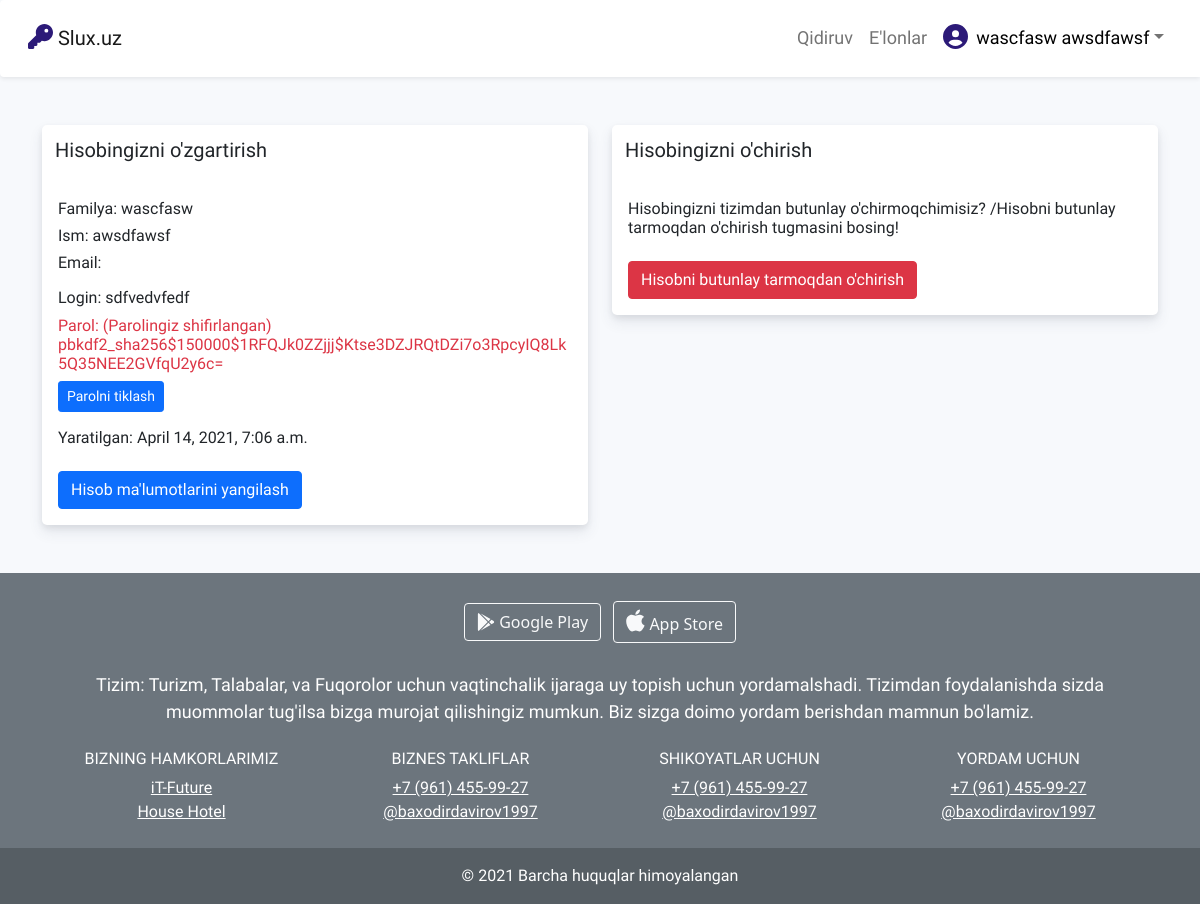
Screenshot of /settings/ (signed in) with the database file from the repository.
### administrator/models.py (models this page shows)
class User(AbstractUser):
    last_name = models.CharField(max_length=100)
    first_name = models.CharField(max_length=100)
    email = models.CharField(max_length=100)
    addd = models.ManyToManyField(to='search.Announcement', related_name='announcement_add', blank=True)
    class Meta:
        verbose_name = '1. All users Database'
        verbose_name_plural = '1. All users Database'

### administrator/views.py (the view)
# urls.py: path('settings/', views.settings, name='settings'),
def settings(request):
    return render(request, 'account/settings.html')

### administrator/templates/account/settings.html (shortened to what this page needs)
{% extends 'base.html' %}
{% load static %}
{% block style %}
<link rel="stylesheet" type="text/css" href="{% static 'style/account.css' %}">
{% endblock %}
{% block content %}
{% if user.is_active %}
<header style="border-radius: 0px; font-family: 'Baloo Chettan 2';">
  <nav class="navbar navbar-expand-lg navbar-light bg-light shadow-sm p-3 bg-body rounded-start">
    <div class="container-fluid">
      <a class="navbar-brand landing-brand account_text" href="{% url 'account' %}">
        <i class="fas fa-key account_logatip"></i>
      Slux.uz
      </a>
      <div class="collapse navbar-collapse" id="navbarSupportedContent">
      <ul class="navbar-nav ms-auto mb-2 mb-lg-0">
        <li class="nav-item  account_menu_text18"><a class="nav-link" aria-current="page" href="{% url 'account' %}">Qidiruv</a>
        </li>
        <li class="nav-item  account_menu_text18"><a class="nav-link" aria-current="page" href="{% url 'announcement' %}">E'lonlar</a>
        </li>
        {% if request.user.householder.householder_image != "" %}
        <li class="nav-item profile_style"><a class="nav-link active" aria-current="page" href="{% url 'account' %}" style="margin-right: 0; padding-right: 0px;"><img src="{{request.user.householder.householder_image.url}}" alt="mdo" width="32" height="32" class="rounded-circle"></a>
        </li>
        {% else %}
        <li class="nav-item profile_style"><a class="nav-link active" aria-current="page" href="{% url 'account' %}" style="margin-right: 0; padding-right: 0px;"><i class="fas fa-user-circle account_logatip"></i></a>
        </li>
        {% endif %}
         <li class="nav-item dropdown ms-auto account_menu_text18 menu_style">
        <a class="nav-link dropdown-toggle" href="#" id="navbarDropdownMenuLink" role="button" data-bs-toggle="dropdown" aria-expanded="false"> <font class="fw-normal" color="black"> {{request.user.last_name}} {{request.user.first_name}}</font></a>
    </li>
    </ul>
  </div>
  </div>
  </nav>
</header>
<div class="container-fluid mt-5">
<div class="container">
<div class="row">
<div class="col-lg-6 mb-5">
<div class="baxodir_account_card bg-white">
<div class="baxodir_account_card_header">
<h5 class="card-title baxodir_account_standart_text_bold">Hisobingizni o'zgartirish</h5>
</div>
<div class="card-body">
<h6 class="card-title baxodir_account_standart_text">Familya: {{request.user.last_name}}</h6>
<h6 class="card-title baxodir_account_standart_text">Ism: {{request.user.first_name}}</h6>
<h6 class="card-title baxodir_account_standart_text">Email: {{request.user.email}}</h6>
<h6 class="card-title baxodir_account_standart_text mt-3">Login: {{request.user.username}}</h6>
<h6 class="card-title baxodir_account_standart_text text-break text-danger">Parol: (Parolingiz shifirlangan) {{request.user.password}}</h6>
<a href="{% url 'password_reset' %}">
<button type="button" class="btn btn-primary btn-sm">Parolni tiklash</button>
</a>
<h6 class="card-title baxodir_account_standart_text mt-3">Yaratilgan:  {{request.user.date_joined}}</h6>
<a href="{% if request.user.householder.pub_date != '' %}{% url 'account_update' user.id %}{% else %}#{% endif %}" class="btn btn-primary mt-3 baxodir_account_standart_text">Hisob ma'lumotlarini yangilash</a>
</div>
</div>
</div>
<div class="col-lg-6 mb-5">
<div class="baxodir_account_card bg-white">
<div class="baxodir_account_card_header">
<h5 class="card-title baxodir_account_standart_text_bold">Hisobingizni o'chirish</h5>
</div>
<div class="card-body">
<h6 class="card-title baxodir_account_standart_text">Hisobingizni tizimdan butunlay o'chirmoqchimisiz? /Hisobni butunlay tarmoqdan o'chirish tugmasini bosing! </h6>
<a href="{% url 'delete_account' request.user.id %}" class="btn btn-danger mt-3 baxodir_account_standart_text">Hisobni butunlay tarmoqdan o'chirish</a>
</div>
</div>
</div>
</div>
</div>
</div>
{% endif %}
{% endblock %}
{% block footer %}
{% if user.is_active %}
<footer class="bg-secondary text-center text-white">
<div class="container p-4">
<section class="mb-4">
<a class="btn btn-outline-light btn-floating m-1" href="#" role="button"><i class="fab fa-google-play" style="font-size: 18px;"></i> Google Play</a>
<a class="btn btn-outline-light btn-floating m-1" href="#" role="button"
><i class="fab fa-apple" style="font-size: 25px;"></i> App Store</a>
</section>
<section class="mb-4">
<p  style="font-family: 'Baloo Chettan 2', cursive; font-size: 18px;">
        Tizim: Turizm, Talabalar, va Fuqorolor uchun vaqtinchalik ijaraga uy topish uchun yordamalshadi. Tizimdan foydalanishda sizda muommolar tug'ilsa bizga murojat qilishingiz mumkun. Biz sizga doimo yordam berishdan mamnun bo'lamiz.</p>
    </section>
<section class="">
<div class="row">
<div class="col-lg-3 col-md-6 mb-4 mb-md-0" style="font-family: 'Baloo Chettan 2', cursive;">
<h6 class="text-uppercase">Bizning hamkorlarimiz</h6>
<ul class="list-unstyled mb-0">
<li>
<a href="#!" class="text-white">iT-Future</a>
</li>
<li>
<a href="#!" class="text-white">House Hotel</a>
</li>
</ul>
</div>
<div class="col-lg-3 col-md-6 mb-4 mb-md-0" style="font-family: 'Baloo Chettan 2', cursive;">
<h6 class="text-uppercase">Biznes takliflar</h6>
<ul class="list-unstyled mb-0">
<li>
<a href="tel:{{f.phone_numer}}" class="text-white">+7 (961) 455-99-27</a>
</li>
<li>
<a href="https://t.me/baxodirdavirov1997" class="text-white">@baxodirdavirov1997</a>
</li>
</ul>
</div>
<div class="col-lg-3 col-md-6 mb-4 mb-md-0" style="font-family: 'Baloo Chettan 2', cursive;">
<h6 class="text-uppercase">shikoyatlar uchun</h6>
<ul class="list-unstyled mb-0">
<li>
<a href="tel:{{f.phone_numer}}" class="text-white">+7 (961) 455-99-27</a>
</li>
<li>
<a href="https://t.me/baxodirdavirov1997" class="text-white">@baxodirdavirov1997</a>
</li>
</ul>
</div>
<div class="col-lg-3 col-md-6 mb-4 mb-md-0" style="font-family: 'Baloo Chettan 2', cursive;">
<h6 class="text-uppercase">Yordam uchun</h6>
<ul class="list-unstyled mb-0">
<li>
<a href="tel:{{f.phone_numer}}" class="text-white">+7 (961) 455-99-27</a>
</li>
<li>
<a href="https://t.me/baxodirdavirov1997" class="text-white">@baxodirdavirov1997</a>
</li>
</ul>
</div>
</div>
</section>
</div>
<div class="text-center p-3" style="font-family: 'Baloo Chettan 2', cursive; background-color: rgba(0, 0, 0, 0.2);">
    © 2021 Barcha huquqlar himoyalangan
</div>
</footer>
{% endif %}
{% endblock %}

### static/style/account.css (style rules this page uses)
.baxodir_account_card { border-top-left-radius: 5px; border-top-right-radius: 5px; border-bottom-left-radius: 5px; border-bottom-right-radius: 5px; box-shadow: 0 7px 14px 0 rgb(59 65 94 / 10%), 0 3px 6px 0 rgb(0 0 0 / 7%); height: auto; border: 0px; }
.baxodir_account_card_header { padding: 13px; }
.baxodir_account_standart_text_bold { font-family: 'Baloo Chettan 2'; }
.baxodir_account_standart_text { font-family: 'Baloo Chettan 2'; }
button { font-family: 'Baloo Chettan 2'; font-size: 17px; }
.account_text { font-family: 'Baloo Chettan 2', cursive; }
.account_logatip { color: rgb(44,26,120); font-size: 25px; }
.account_menu_text18 { font-family: 'Baloo Chettan 2', cursive; font-size: 18px; }

### rows the page displays
User: user.last_name "wascfasw", user.first_name "awsdfawsf", user.username "sdfvedvfedf", user.password "pbkdf2_sha256$150000$1RFQJk0ZZjjj$Ktse3DZJRQtDZi7o3RpcyIQ8Lk5Q35NEE2GVfqU2y6c=", user.date_joined "April 14, 2021, 7:06 a.m."
